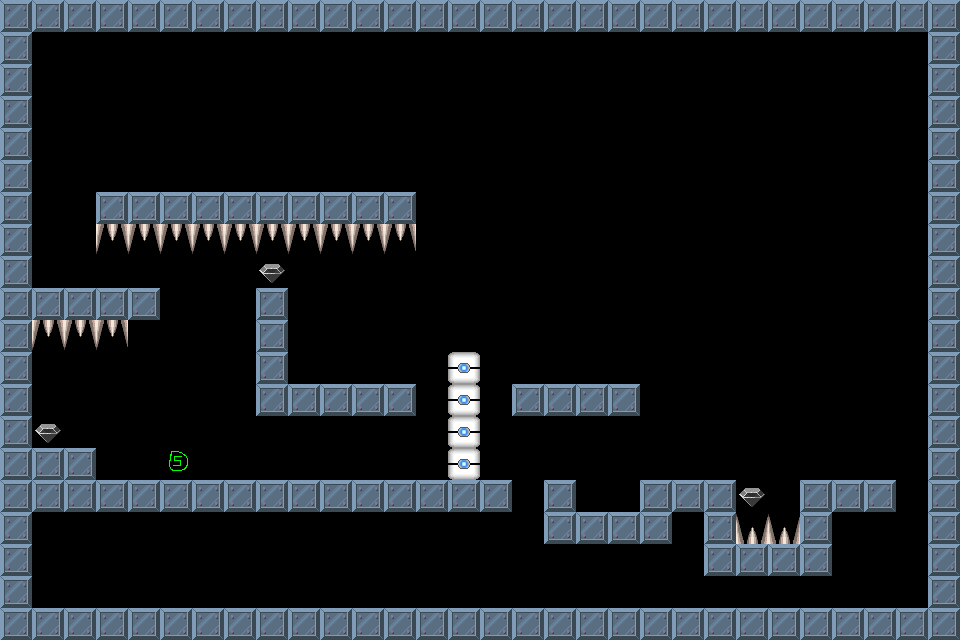

A 2D game scene composited from a Tiled map and its tileset images. What follows is a short description and the map's XML, with each tile layer's data collapsed to a summary:
An orthogonal 30x20 tile map with 32x32 px tiles, 1 tile layer (Tile Layer 1).

<map version="1.0" orientation="orthogonal" width="30" height="20" tilewidth="32" tileheight="32">
 <tileset firstgid="1" name="brick-1" tilewidth="32" tileheight="32">
  <image source="brick-1.png" width="128" height="128" />
  <tile id="0">
   <properties>
    <property name="components" value="Platform" />
   </properties>
  </tile>
  <tile id="1">
   <properties>
    <property name="components" value="PlayerStart" />
   </properties>
  </tile>
  <tile id="2">
   <properties>
    <property name="components" value="Spikes, Deadly" />
   </properties>
  </tile>
  <tile id="3">
   <properties>
    <property name="components" value="Gem" />
   </properties>
  </tile>
  <tile id="4">
   <properties>
    <property name="components" value="Spikes, Deadly" />
   </properties>
  </tile>
  <tile id="5">
   <properties>
    <property name="components" value="Stone, Pushable, Platform" />
   </properties>
  </tile>
  <tile id="6">
   <properties>
    <property name="components" value="Gem, PowerUp" />
   </properties>
  </tile>
  <tile id="7">
   <properties>
    <property name="components" value="Gem, PowerDown" />
   </properties>
  </tile>
 </tileset>
 <layer name="Tile Layer 1" width="30" height="20">
  <data>[600 cells, 179 non-empty, 6 distinct tile ids]</data>
 </layer>
</map>
